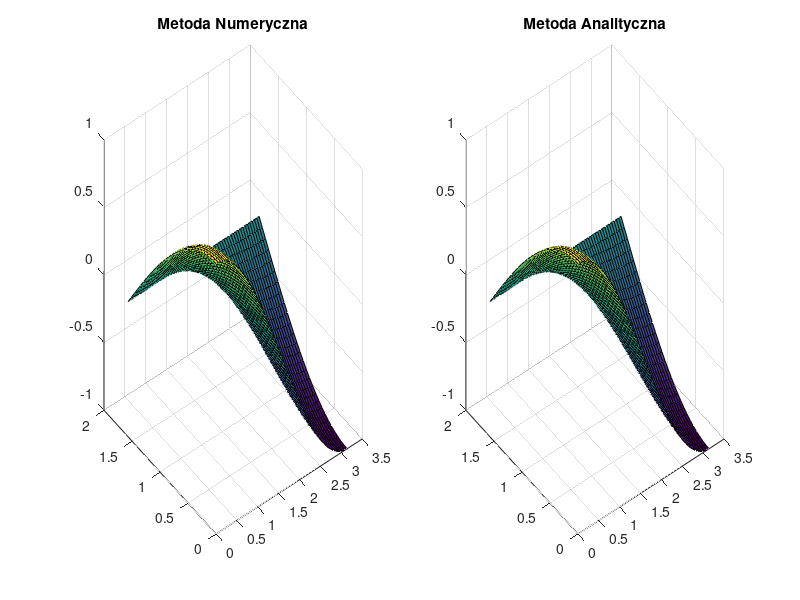

The MATLAB script that drew this image:
%metoda Gaussa - Seidela
clc
clear all
tic

%funkcja
F = @(x,y) -cos(x+y)-cos(x-y);

%rozwi�zanie analityczne
G = @(x,y) cos(x).*cos(y);

%przedzia� omega
xa=0;
xb=pi;
yc=0;
yd=pi/2;

%warunki brzegowe
war1 = @(x) cos(x);
war2 = @(y) -cos(y);
war3 = @(x) 0;
war4 = @(y) cos(y);

%siatka
n=55;
m=(yd-yc)/(xb-xa)*(n+1)-1;

h=(xb-xa)/(n-1);
x=linspace(xa,xb,n+2);
y=linspace(yc,yd,m+2);

tol=1e-4; 
error = 10; 
licznik=0; 

%tworzenie macierzy
M0=zeros(m,n)+1;
M1(1:n+2) = war1(x);
M2(1:m) = war2(y(2:length(y)-1));
M3(1:n+2) = war3(x);
M4(1:m) = war4(y(2:length(y)-1));

M0=[M4', M0, M2'];
M0=[M1;M0;M3];
M=M0;

for i=1:m+2
    for j=1:n+2
        g(i,j) = G(x(j),y(i));
    end
end

while error>tol
    for i=2:m+1
        for j=2:n+1
            M(i,j) =0.25*(M(i+1,j)+M(i-1,j)+M(i,j+1)+M(i,j-1))-0.25*h^2*F(x(j),y(i));
        end
    end

    error=max(max(abs(M0-M)));
    M0=M;
    licznik = licznik+1;
    
end

%wykresy
[X,Y] = meshgrid(x,y);
subplot(1,2,1)
surf(X,Y,M0)
title('Metoda Numeryczna')
subplot(1,2,2)
surf(X,Y,(G(X,Y)))
title('Metoda Analityczna')

licznik
toc
